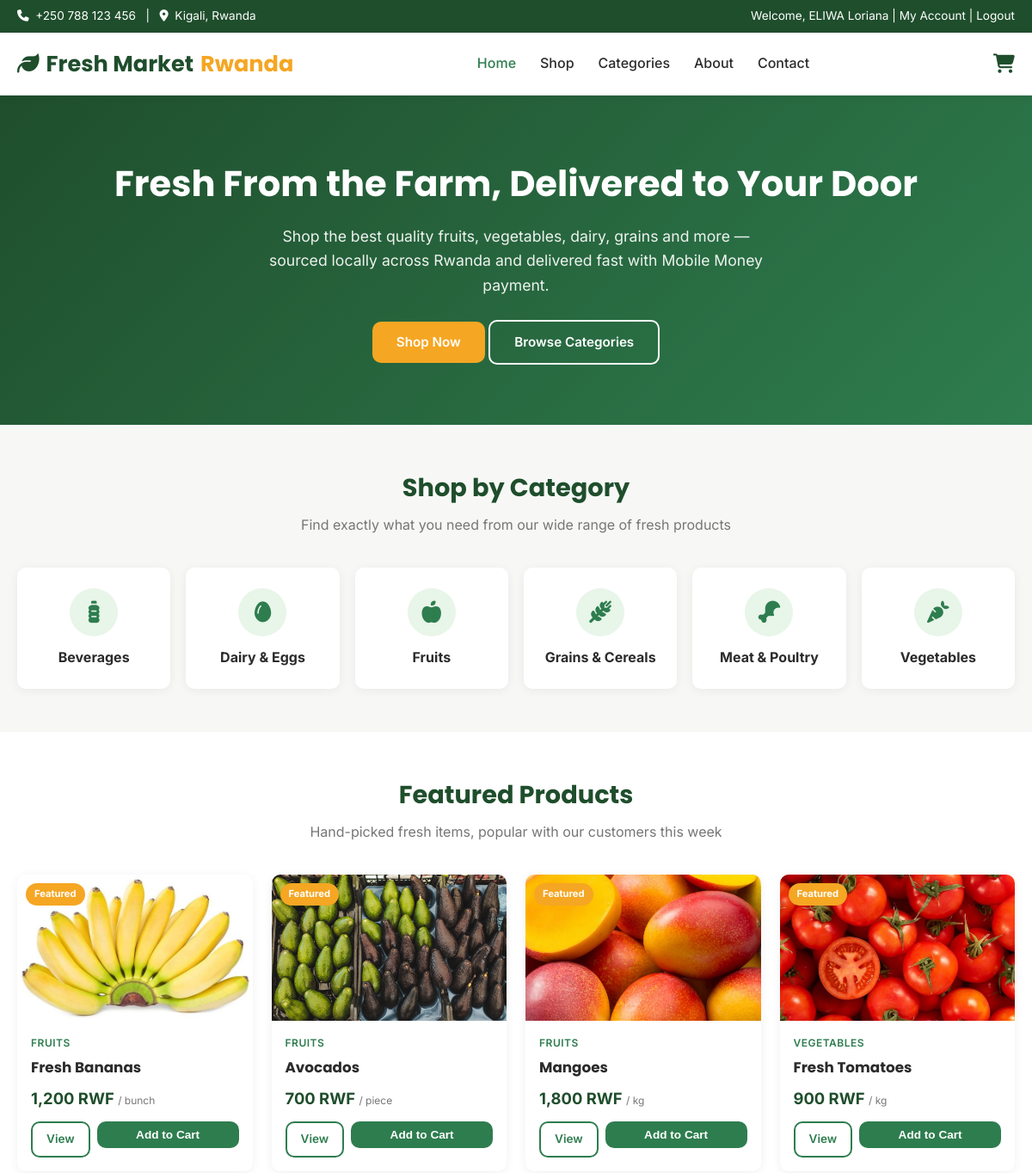
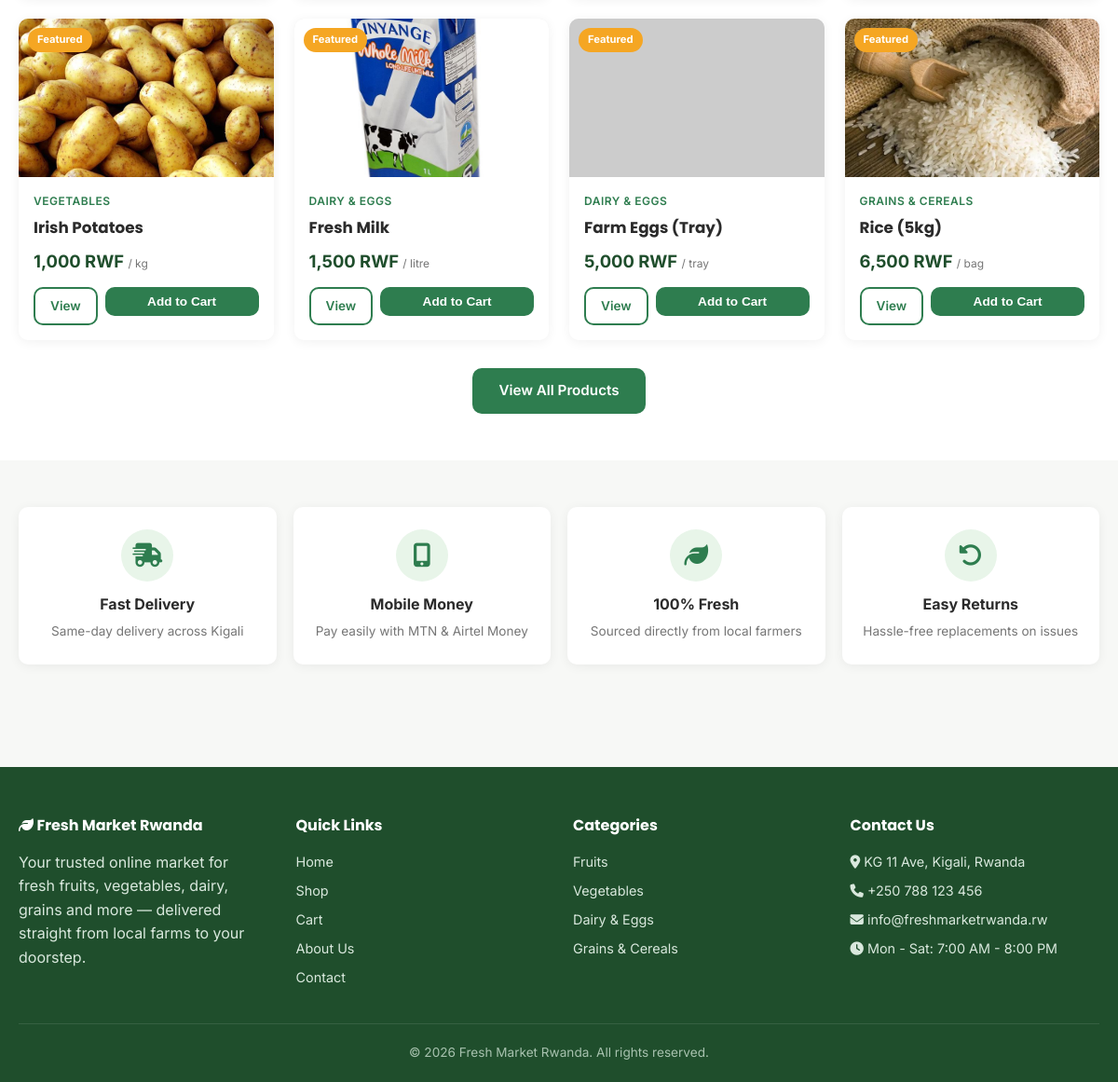
The app's page / (signed in) with its own data (2 pictures, top to bottom).
### tables this page shows
CREATE TABLE `categories` (
  `category_id` int(11) NOT NULL,
  `name` varchar(100) NOT NULL,
  `slug` varchar(100) NOT NULL,
  `description` text DEFAULT NULL,
  `image` varchar(255) DEFAULT NULL,
  `created_at` timestamp NOT NULL DEFAULT current_timestamp()
);

CREATE TABLE `products` (
  `product_id` int(11) NOT NULL,
  `category_id` int(11) NOT NULL,
  `name` varchar(150) NOT NULL,
  `slug` varchar(150) NOT NULL,
  `description` text DEFAULT NULL,
  `price` decimal(10,2) NOT NULL,
  `unit` varchar(30) DEFAULT 'kg',
  `stock_quantity` int(11) NOT NULL DEFAULT 0,
  `image` varchar(255) DEFAULT NULL,
  `is_featured` tinyint(1) DEFAULT 0,
  `status` enum('active','inactive') DEFAULT 'active',
  `created_at` timestamp NOT NULL DEFAULT current_timestamp(),
  `updated_at` timestamp NOT NULL DEFAULT current_timestamp() ON UPDATE current_timestamp()
);

### includes/functions.php (called while the page is built, shortened)
<?php
function formatPrice($amount) {
    return number_format($amount, 0) . ' RWF';
}
function e($value) {
    return htmlspecialchars($value ?? '', ENT_QUOTES, 'UTF-8');
}

### index.php (the view, shortened to what this page needs)
<?php
require_once __DIR__ . '/includes/functions.php';
$stmt = $pdo->prepare("SELECT p.*, c.name AS category_name FROM products p
                        JOIN categories c ON p.category_id = c.category_id
                        WHERE p.is_featured = 1 AND p.status = 'active'
                        ORDER BY p.created_at DESC LIMIT 8");
$stmt->execute();
$featuredProducts = $stmt->fetchAll();
$categories = $pdo->query("SELECT * FROM categories ORDER BY name")->fetchAll();
$categoryIcons = [
    'fruits' => 'fa-apple-whole',
    'vegetables' => 'fa-carrot',
    'dairy-eggs' => 'fa-egg',
    'grains-cereals' => 'fa-wheat-awn',
    'beverages' => 'fa-bottle-water',
    'meat-poultry' => 'fa-drumstick-bite',
];
require_once __DIR__ . '/includes/header.php';
?>
<section class="hero">
    <div class="container">
        <h1>Fresh From the Farm, Delivered to Your Door</h1>
        <p>Shop the best quality fruits, vegetables, dairy, grains and more — sourced locally across Rwanda and delivered fast with Mobile Money payment.</p>
        <a href="products.php" class="btn btn-accent">Shop Now</a>
        <a href="#categories" class="btn btn-outline" style="background:transparent;border-color:#fff;color:#fff;">Browse Categories</a>
    </div>
</section>
<section class="section" id="categories">
    <div class="container">
        <h2 class="section-title">Shop by Category</h2>
        <p class="section-subtitle">Find exactly what you need from our wide range of fresh products</p>
        <div class="category-grid">
            <?php foreach ($categories as $cat): ?>
                <a href="products.php?category=<?= e($cat['slug']) ?>" class="category-card">
                    <div class="icon"><i class="fa-solid <?= $categoryIcons[$cat['slug']] ?? 'fa-store' ?>"></i></div>
                    <h3><?= e($cat['name']) ?></h3>
                </a>
            <?php endforeach; ?>
        </div>
    </div>
</section>
<section class="section" style="background:var(--white);">
    <div class="container">
        <h2 class="section-title">Featured Products</h2>
        <p class="section-subtitle">Hand-picked fresh items, popular with our customers this week</p>
        <div class="product-grid">
            <?php foreach ($featuredProducts as $product): ?>
                <div class="product-card">
                    <span class="badge-featured">Featured</span>
                    <img src="/assets/images/products/<?= e($product['image']) ?>" alt="<?= e($product['name']) ?>" class="product-img"
                         onerror="this.src='https://placehold.co/300x200/e8f5e9/2e7d4f?text=<?= urlencode($product['name']) ?>'">
                    <div class="product-info">
                        <span class="product-category"><?= e($product['category_name']) ?></span>
                        <h3 class="product-name"><?= e($product['name']) ?></h3>
                        <div class="product-price"><?= formatPrice($product['price']) ?> <small>/ <?= e($product['unit']) ?></small></div>
                        <div class="product-actions">
                            <a href="product-detail.php?slug=<?= e($product['slug']) ?>" class="btn btn-outline btn-sm">View</a>
                            <form action="cart.php" method="post">
                                <button type="submit" class="btn btn-primary btn-sm btn-block">Add to Cart</button>
                            </form>
                        </div>
                    </div>
                </div>
            <?php endforeach; ?>
        </div>
        <div style="text-align:center; margin-top:30px;">
            <a href="products.php" class="btn btn-primary">View All Products</a>
        </div>
    </div>
</section>
<section class="section">
    <div class="container">
        <div class="category-grid" style="grid-template-columns: repeat(auto-fit, minmax(220px,1fr));">
            <div class="category-card">
                <div class="icon"><i class="fa-solid fa-truck-fast"></i></div>
                <h3>Fast Delivery</h3>
                <p style="font-size:0.85rem;color:var(--gray-500);margin-top:6px;">Same-day delivery across Kigali</p>
            </div>
            <div class="category-card">
                <div class="icon"><i class="fa-solid fa-mobile-screen-button"></i></div>
                <h3>Mobile Money</h3>
                <p style="font-size:0.85rem;color:var(--gray-500);margin-top:6px;">Pay easily with MTN &amp; Airtel Money</p>
            </div>
            <div class="category-card">
                <div class="icon"><i class="fa-solid fa-leaf"></i></div>
                <h3>100% Fresh</h3>
                <p style="font-size:0.85rem;color:var(--gray-500);margin-top:6px;">Sourced directly from local farmers</p>
            </div>
            <div class="category-card">
                <div class="icon"><i class="fa-solid fa-rotate-left"></i></div>
                <h3>Easy Returns</h3>
                <p style="font-size:0.85rem;color:var(--gray-500);margin-top:6px;">Hassle-free replacements on issues</p>
            </div>
        </div>
    </div>
</section>
<?php require_once __DIR__ . '/includes/footer.php'; ?>

### assets/css/style.css (style rules this page uses)
:root { --green-dark: #1f4e2c; --green: #2e7d4f; --green-light: #e8f5e9; --accent: #f5a623; --accent-dark: #d6890a; --gray-100: #f7f8f6; --gray-200: #ececec; --gray-500: #767676; --gray-800: #2b2b2b; --white: #ffffff; --radius: 10px; --shadow: 0 2px 12px rgba(0,0,0,0.06); --shadow-md: 0 6px 24px rgba(0,0,0,0.10); --font-heading: 'Poppins', 'Segoe UI', sans-serif; --font-body: 'Inter', 'Segoe UI', sans-serif; }
* { margin: 0; padding: 0; box-sizing: border-box; }
body { font-family: var(--font-body); color: var(--gray-800); background: var(--gray-100); line-height: 1.6; }
a { text-decoration: none; color: inherit; }
img { max-width: 100%; display: block; }
.container { max-width: 1200px; margin: 0 auto; padding: 0 20px; }
.btn { display: inline-block; padding: 12px 28px; border-radius: var(--radius); font-weight: 600; font-size: 0.95rem; cursor: pointer; border: none; transition: all 0.2s ease; text-align: center; }
.btn-primary { background: var(--green); color: var(--white); }
.btn-accent { background: var(--accent); color: var(--white); }
.btn-outline { background: transparent; border: 2px solid var(--green); color: var(--green); }
.btn-sm { padding: 8px 16px; font-size: 0.85rem; }
.btn-block { width: 100%; }
.hero { background: linear-gradient(135deg, var(--green-dark), var(--green)); color: var(--white); padding: 70px 0; text-align: center; }
.hero h1 { font-family: var(--font-heading); font-size: 2.6rem; margin-bottom: 14px; }
.hero p { font-size: 1.1rem; margin-bottom: 26px; opacity: 0.92; max-width: 600px; margin-left: auto; margin-right: auto; }
.section { padding: 50px 0; }
.section-title { font-family: var(--font-heading); font-size: 1.8rem; color: var(--green-dark); margin-bottom: 8px; text-align: center; }
.section-subtitle { text-align: center; color: var(--gray-500); margin-bottom: 36px; }
.category-grid { display: grid; grid-template-columns: repeat(auto-fit, minmax(150px, 1fr)); gap: 18px; }
.category-card { background: var(--white); border-radius: var(--radius); padding: 24px 14px; text-align: center; box-shadow: var(--shadow); transition: transform 0.2s; }
.category-card .icon { width: 56px; height: 56px; background: var(--green-light); border-radius: 50%; margin: 0 auto 12px; display: flex; align-items: center; justify-content: center; font-size: 1.6rem; color: var(--green); }
.category-card h3 { font-size: 1rem; color: var(--gray-800); }
.product-grid { display: grid; grid-template-columns: repeat(auto-fill, minmax(220px, 1fr)); gap: 22px; }
.product-card { background: var(--white); border-radius: var(--radius); overflow: hidden; box-shadow: var(--shadow); transition: transform 0.2s, box-shadow 0.2s; display: flex; flex-direction: column; }
.product-img { width: 100%; height: 170px; object-fit: cover; background: var(--gray-200); }
.product-info { padding: 16px; flex: 1; display: flex; flex-direction: column; }
.product-category { font-size: 0.75rem; text-transform: uppercase; color: var(--green); font-weight: 600; letter-spacing: 0.5px; }
.product-name { font-family: var(--font-heading); font-size: 1.05rem; margin: 6px 0 8px; color: var(--gray-800); }
.product-price { font-size: 1.15rem; font-weight: 700; color: var(--green-dark); margin-bottom: 12px; }
.product-price small { font-size: 0.75rem; color: var(--gray-500); font-weight: 400; }
.product-actions { margin-top: auto; display: flex; gap: 8px; }
.product-actions form { flex: 1; }
.badge-featured { position: absolute; top: 10px; left: 10px; background: var(--accent); color: var(--white); font-size: 0.7rem; font-weight: 700; padding: 4px 10px; border-radius: 20px; }
.product-card { position: relative; }

### records on screen
categories: name "Beverages"
categories: name "Dairy & Eggs"
categories: name "Fruits"
categories: name "Grains & Cereals"
categories: name "Meat & Poultry"
categories: name "Vegetables"
products: image (picture), category.name "FRUITS", name "Fresh Bananas", price "1,200 RWF", unit "bunch"
products: image (picture), category.name "FRUITS", name "Avocados", price "700 RWF", unit "piece"
products: image (picture), category.name "FRUITS", name "Mangoes", price "1,800 RWF", unit "kg"
products: image (picture), category.name "VEGETABLES", name "Fresh Tomatoes", price "900 RWF", unit "kg"
products: image (picture), category.name "VEGETABLES", name "Irish Potatoes", price "1,000 RWF", unit "kg"
products: image (picture), category.name "DAIRY & EGGS", name "Fresh Milk", price "1,500 RWF", unit "litre"
products: category.name "DAIRY & EGGS", name "Farm Eggs (Tray)", price "5,000 RWF", unit "tray"
products: image (picture), category.name "GRAINS & CEREALS", name "Rice (5kg)", price "6,500 RWF", unit "bag"

### other values on screen
$_SESSION['customer_name'] "ELIWA Loriana"
